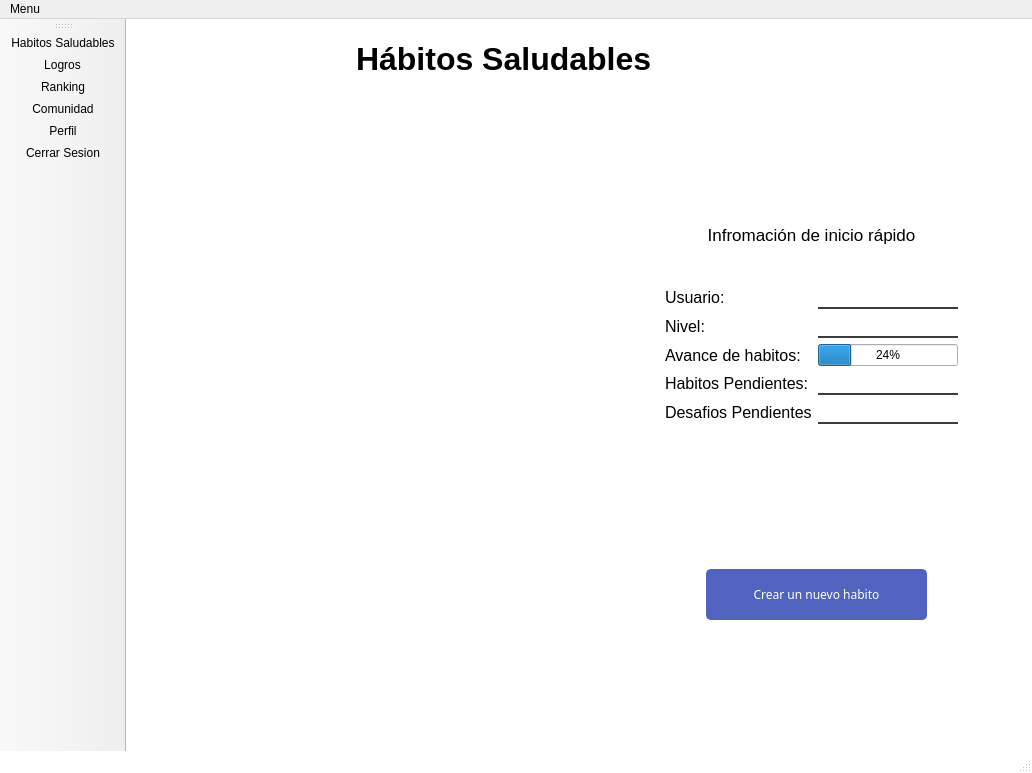
<?xml version="1.0" encoding="UTF-8"?>
<ui version="4.0">
 <class>MainWindow</class>
 <widget class="QMainWindow" name="MainWindow">
  <property name="geometry">
   <rect>
    <x>0</x>
    <y>0</y>
    <width>1032</width>
    <height>773</height>
   </rect>
  </property>
  <property name="windowTitle">
   <string>Habitos Saludables</string>
  </property>
  <property name="styleSheet">
   <string notr="true">QMainWindow {
	background-color: rgb(255, 255, 255)
}

QPushButton#btnRegistrarse{
	border: none;
	background-color: transparent;
	color: black;
	text-align: center; 
	padding: 0px; 
}

QPushButton#btnRegistrarse:hover {
            text-decoration: underline; /* Optional: Add underline on hover */
}

QPushButton#btnRegistrarse:pressed {
            color: gray; /* Optional: Change color on click */
}

QCheckBox {
	color:gray;
}
QPushButton{
	background-color: rgb(80, 99, 191);
	color: rgb(255, 255, 255);
	border: 2px solid rgb(80, 99, 191);
	border-radius: 5px;
	padding: 6px;
	font-family: &quot;Adwaita Sans&quot;; /* Establece la fuente */
     /* Establece el tamaño de la fuente */
}

QLineEdit{
	border: none;
	border-bottom: 2px solid rgb(60, 60, 60);
}

QLineEdit:focus{
	border-bottom: 2px solid rgb(103, 129, 255);
}

QPushButton:hover,
QPushButton:clicked{
	background-color: rgb(65, 84, 176);
	border: 2px solid rgb(65, 84, 176);
}

</string>
  </property>
  <widget class="QWidget" name="centralwidget">
   <widget class="QLabel" name="lbl_titulo_principal">
    <property name="geometry">
     <rect>
      <x>230</x>
      <y>10</y>
      <width>391</width>
      <height>61</height>
     </rect>
    </property>
    <property name="font">
     <font>
      <pointsize>24</pointsize>
     </font>
    </property>
    <property name="text">
     <string>&lt;html&gt;&lt;head/&gt;&lt;body&gt;&lt;p&gt;&lt;span style=&quot; font-size:24pt; font-weight:600;&quot;&gt; Hábitos Saludables&lt;/span&gt;&lt;/p&gt;&lt;/body&gt;&lt;/html&gt;</string>
    </property>
   </widget>
   <widget class="QLabel" name="label">
    <property name="geometry">
     <rect>
      <x>20</x>
      <y>70</y>
      <width>461</width>
      <height>611</height>
     </rect>
    </property>
    <property name="text">
     <string/>
    </property>
    <property name="pixmap">
     <pixmap>iconos/fondoPrincipalV2.jpg</pixmap>
    </property>
   </widget>
   <widget class="QWidget" name="gridLayoutWidget">
    <property name="geometry">
     <rect>
      <x>490</x>
      <y>170</y>
      <width>391</width>
      <height>271</height>
     </rect>
    </property>
    <layout class="QGridLayout" name="gridLayout">
     <item row="0" column="1">
      <spacer name="verticalSpacer">
       <property name="orientation">
        <enum>Qt::Orientation::Vertical</enum>
       </property>
       <property name="sizeHint" stdset="0">
        <size>
         <width>20</width>
         <height>40</height>
        </size>
       </property>
      </spacer>
     </item>
     <item row="1" column="1" colspan="2">
      <widget class="QLabel" name="label_2">
       <property name="font">
        <font>
         <pointsize>13</pointsize>
        </font>
       </property>
       <property name="layoutDirection">
        <enum>Qt::LayoutDirection::LeftToRight</enum>
       </property>
       <property name="text">
        <string>Infromación de inicio rápido</string>
       </property>
       <property name="alignment">
        <set>Qt::AlignmentFlag::AlignCenter</set>
       </property>
      </widget>
     </item>
     <item row="4" column="1">
      <widget class="QLabel" name="label_3">
       <property name="font">
        <font>
         <pointsize>12</pointsize>
        </font>
       </property>
       <property name="text">
        <string>Nivel:</string>
       </property>
      </widget>
     </item>
     <item row="5" column="1">
      <widget class="QLabel" name="label_4">
       <property name="font">
        <font>
         <pointsize>12</pointsize>
        </font>
       </property>
       <property name="text">
        <string>Avance de habitos:</string>
       </property>
      </widget>
     </item>
     <item row="7" column="2">
      <widget class="QLineEdit" name="txt_desafios_Pendientes">
       <property name="font">
        <font>
         <pointsize>12</pointsize>
        </font>
       </property>
      </widget>
     </item>
     <item row="4" column="3">
      <spacer name="horizontalSpacer_2">
       <property name="orientation">
        <enum>Qt::Orientation::Horizontal</enum>
       </property>
       <property name="sizeHint" stdset="0">
        <size>
         <width>40</width>
         <height>20</height>
        </size>
       </property>
      </spacer>
     </item>
     <item row="6" column="1">
      <widget class="QLabel" name="label_5">
       <property name="font">
        <font>
         <pointsize>12</pointsize>
        </font>
       </property>
       <property name="text">
        <string>Habitos Pendientes:</string>
       </property>
      </widget>
     </item>
     <item row="5" column="0">
      <spacer name="horizontalSpacer">
       <property name="orientation">
        <enum>Qt::Orientation::Horizontal</enum>
       </property>
       <property name="sizeHint" stdset="0">
        <size>
         <width>40</width>
         <height>20</height>
        </size>
       </property>
      </spacer>
     </item>
     <item row="7" column="1">
      <widget class="QLabel" name="label_6">
       <property name="font">
        <font>
         <pointsize>12</pointsize>
        </font>
       </property>
       <property name="text">
        <string>Desafios Pendientes</string>
       </property>
      </widget>
     </item>
     <item row="4" column="2">
      <widget class="QLineEdit" name="txt_Ranking">
       <property name="font">
        <font>
         <pointsize>12</pointsize>
        </font>
       </property>
      </widget>
     </item>
     <item row="3" column="1">
      <widget class="QLabel" name="label_7">
       <property name="font">
        <font>
         <pointsize>12</pointsize>
        </font>
       </property>
       <property name="text">
        <string>Usuario:</string>
       </property>
      </widget>
     </item>
     <item row="8" column="1">
      <spacer name="verticalSpacer_2">
       <property name="orientation">
        <enum>Qt::Orientation::Vertical</enum>
       </property>
       <property name="sizeHint" stdset="0">
        <size>
         <width>20</width>
         <height>40</height>
        </size>
       </property>
      </spacer>
     </item>
     <item row="6" column="2">
      <widget class="QLineEdit" name="txt_Habitos_Pendientes">
       <property name="font">
        <font>
         <pointsize>12</pointsize>
        </font>
       </property>
      </widget>
     </item>
     <item row="3" column="2">
      <widget class="QLineEdit" name="txt_userName">
       <property name="font">
        <font>
         <pointsize>12</pointsize>
        </font>
       </property>
      </widget>
     </item>
     <item row="2" column="1" colspan="2">
      <spacer name="verticalSpacer_3">
       <property name="orientation">
        <enum>Qt::Orientation::Vertical</enum>
       </property>
       <property name="sizeHint" stdset="0">
        <size>
         <width>20</width>
         <height>40</height>
        </size>
       </property>
      </spacer>
     </item>
     <item row="5" column="2">
      <widget class="QProgressBar" name="progressBar_Habitos">
       <property name="value">
        <number>24</number>
       </property>
      </widget>
     </item>
    </layout>
   </widget>
   <widget class="QPushButton" name="pushButton">
    <property name="geometry">
     <rect>
      <x>580</x>
      <y>550</y>
      <width>221</width>
      <height>51</height>
     </rect>
    </property>
    <property name="font">
     <font>
      <family>Adwaita Sans</family>
     </font>
    </property>
    <property name="text">
     <string>Crear un nuevo habito</string>
    </property>
   </widget>
  </widget>
  <widget class="QMenuBar" name="menubar">
   <property name="geometry">
    <rect>
     <x>0</x>
     <y>0</y>
     <width>1032</width>
     <height>24</height>
    </rect>
   </property>
   <widget class="QMenu" name="menuMenu">
    <property name="title">
     <string>Menu</string>
    </property>
    <addaction name="action_item_Habitos_Saludables"/>
    <addaction name="actionLogros"/>
    <addaction name="actionRanking"/>
    <addaction name="actionDesaf_os"/>
    <addaction name="actionComunidad"/>
    <addaction name="actionPerfil_Usuario"/>
    <addaction name="actionCerrar_Sesion"/>
   </widget>
   <addaction name="menuMenu"/>
  </widget>
  <widget class="QStatusBar" name="statusbar"/>
  <widget class="QToolBar" name="toolBar">
   <property name="windowTitle">
    <string>toolBar</string>
   </property>
   <property name="iconSize">
    <size>
     <width>50</width>
     <height>50</height>
    </size>
   </property>
   <property name="toolButtonStyle">
    <enum>Qt::ToolButtonStyle::ToolButtonTextUnderIcon</enum>
   </property>
   <attribute name="toolBarArea">
    <enum>LeftToolBarArea</enum>
   </attribute>
   <attribute name="toolBarBreak">
    <bool>false</bool>
   </attribute>
   <addaction name="action_Icono_Habitos_Saludables"/>
   <addaction name="action_Icono_Logros"/>
   <addaction name="action_Icono_Ranking"/>
   <addaction name="action_Icono_Comunidad"/>
   <addaction name="action_Icono_Perfil_Usuario"/>
   <addaction name="action_Icono_Cerrar_Sesion"/>
  </widget>
  <action name="action_Icono_Habitos_Saludables">
   <property name="checkable">
    <bool>true</bool>
   </property>
   <property name="icon">
    <iconset theme="Habitos_Saludables">
     <normaloff>iconos/Habitos_Salud.png</normaloff>iconos/Habitos_Salud.png</iconset>
   </property>
   <property name="text">
    <string>Habitos Saludables</string>
   </property>
  </action>
  <action name="action_Icono_Logros">
   <property name="icon">
    <iconset theme="Logros">
     <normaloff>iconos/logros-hábitos.png</normaloff>iconos/logros-hábitos.png</iconset>
   </property>
   <property name="text">
    <string>Logros</string>
   </property>
  </action>
  <action name="action_Icono_Ranking">
   <property name="icon">
    <iconset theme="Ranking">
     <normaloff>iconos/icons8-goals.png</normaloff>iconos/icons8-goals.png</iconset>
   </property>
   <property name="text">
    <string>Ranking</string>
   </property>
  </action>
  <action name="action_Icono_Comunidad">
   <property name="icon">
    <iconset theme="Comunidad">
     <normaloff>iconos/icons8-comunidad.png</normaloff>iconos/icons8-comunidad.png</iconset>
   </property>
   <property name="text">
    <string>Comunidad</string>
   </property>
  </action>
  <action name="action_Icono_Perfil_Usuario">
   <property name="icon">
    <iconset>
     <normaloff>iconos/usuarios.png</normaloff>iconos/usuarios.png</iconset>
   </property>
   <property name="text">
    <string>Perfil</string>
   </property>
   <property name="toolTip">
    <string>Perfil_Usuario</string>
   </property>
  </action>
  <action name="action_Icono_Cerrar_Sesion">
   <property name="icon">
    <iconset theme="Cerrar_Sesion">
     <normaloff>iconos/icons-salir.png</normaloff>iconos/icons-salir.png</iconset>
   </property>
   <property name="text">
    <string>Cerrar Sesion</string>
   </property>
  </action>
  <action name="action_item_Habitos_Saludables">
   <property name="text">
    <string>Habitos_Saludables</string>
   </property>
  </action>
  <action name="actionLogros">
   <property name="text">
    <string>Logros</string>
   </property>
  </action>
  <action name="actionRanking">
   <property name="text">
    <string>Ranking</string>
   </property>
  </action>
  <action name="actionDesaf_os">
   <property name="text">
    <string>Desafíos</string>
   </property>
  </action>
  <action name="actionComunidad">
   <property name="text">
    <string>Comunidad</string>
   </property>
  </action>
  <action name="actionPerfil_Usuario">
   <property name="text">
    <string>Perfil_Usuario</string>
   </property>
  </action>
  <action name="actionCerrar_Sesion">
   <property name="text">
    <string>Cerrar_Sesion</string>
   </property>
  </action>
 </widget>
 <resources/>
 <connections/>
</ui>
